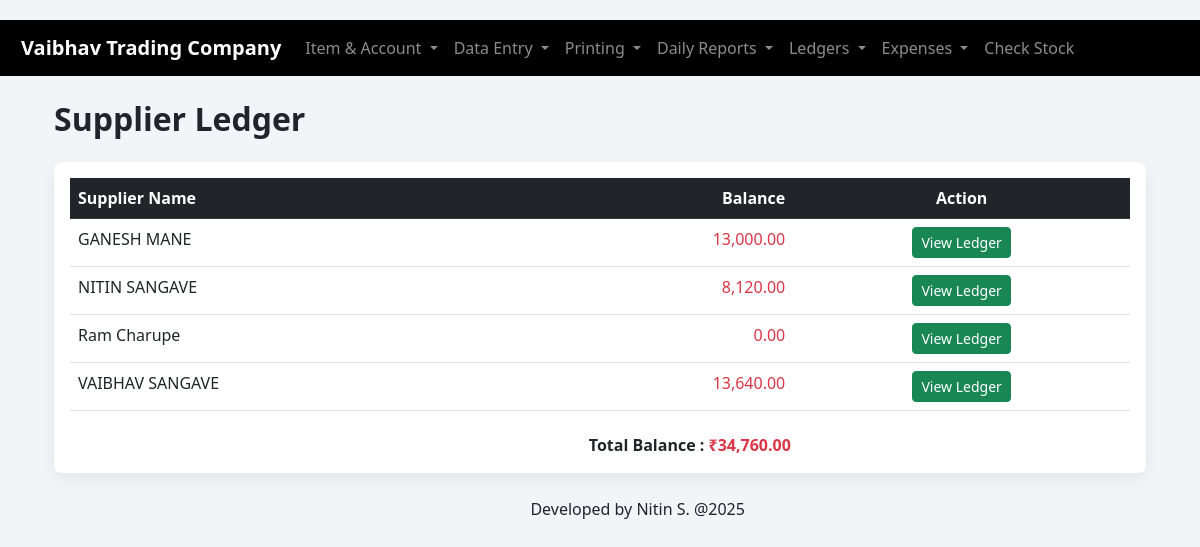
Page /blue-code/supplier_ledger.php on the committed database.
### tables this page shows
CREATE TABLE `accounts` (
  `id` int(11) NOT NULL,
  `name` varchar(255) NOT NULL,
  `type` enum('customer','supplier','other') NOT NULL DEFAULT 'other',
  `phone` varchar(50) DEFAULT NULL,
  `email` varchar(100) DEFAULT NULL,
  `address` text DEFAULT NULL,
  `created_at` timestamp NOT NULL DEFAULT current_timestamp()
);

### blue-code/supplier_ledger.php (the view, shortened to what this page needs)
<?php
include 'db.php';
    ?>
    <?php
include 'header.php';
$suppliers = $conn->query("SELECT id, name FROM accounts WHERE type='supplier' ORDER BY name ASC");
$supplier_ids = [];
while ($row = $suppliers->fetch_assoc()) {
    $supplier_ids[] = (int)$row['id'];
    $suppliers_list[] = $row;
}
$ids_str = implode(',', $supplier_ids);
$purchase_sums = [];
if (!empty($ids_str)) {
    $sql = "SELECT supplier_id, COALESCE(SUM(total_amount), 0) AS total_purchase FROM purchases WHERE supplier_id IN ({$ids_str}) GROUP BY supplier_id";
    $res = $conn->query($sql);
    while ($r = $res->fetch_assoc()) {
        $purchase_sums[$r['supplier_id']] = floatval($r['total_purchase']);
    }
    $sql2 = "SELECT supplier_id, COALESCE(SUM(amount), 0) AS total_payment FROM supplier_payments WHERE supplier_id IN ({$ids_str}) GROUP BY supplier_id";
    $res2 = $conn->query($sql2);
    while ($r = $res2->fetch_assoc()) {
        $payment_sums[$r['supplier_id']] = floatval($r['total_payment']);
    }
} else {
    $suppliers_list = [];
    $purchase_sums = [];
    $payment_sums = [];
}
$total_all_balance = 0.0;
foreach ($suppliers_list as $supplier) {
    $sid = (int)$supplier['id'];
    $total_purchases = $purchase_sums[$sid] ?? 0.0;
    $total_payments = $payment_sums[$sid] ?? 0.0;
    $balance = $total_purchases - $total_payments;
    $total_all_balance += $balance;
}
?>
<!DOCTYPE html>
<html lang="en">
<head>
    <link href="https://cdn.jsdelivr.net/npm/bootstrap@5.3.0/dist/css/bootstrap.min.css" rel="stylesheet" />
</head>
<body>
    <div class="container">
        <h2 class="mb-4 fw-bold">Supplier Ledger</h2>
        <div class="table-responsive ledger-table p-3 mb-4">
            <table class="table table-hover mb-0">
                <thead class="table-dark">
                    <tr>
                        <th>Supplier Name</th>
                        <th class="text-end">Balance</th>
                        <th class="text-center">Action</th>
                    </tr>
                </thead>
                <tbody>
                    <?php if (empty($suppliers_list)): ?>
                        <tr><td colspan="3" class="text-center text-muted">No suppliers found.</td></tr>
                    <?php else: ?>
                        <?php foreach ($suppliers_list as $c):
                            $sid = (int)$c['id'];
                            $total_purchases = $purchase_sums[$sid] ?? 0.0;
                            $total_payments = $payment_sums[$sid] ?? 0.0;
                            $balance = $total_purchases - $total_payments;
                        ?>
                        <tr>
                            <td><?= htmlspecialchars($c['name']) ?></td>
                            <td class="text-end <?= $balance >= 0 ? 'text-danger' : 'text-success' ?>">
                                <?= number_format($balance, 2) ?>
                            </td>
                            <td class="text-center">
                                <button class="btn btn-sm btn-success open-ledger" data-id="<?= $sid ?>" data-name="<?= htmlspecialchars($c['name']) ?>">
                                    View Ledger
                                </button>
                            </td>
                        </tr>
                        <?php endforeach; ?>
                    <?php endif; ?>
                </tbody>
            </table>
                        <div class="text-end fs-6 fw-bold" id="supp_total">
                            Total Balance :
                            <span class="<?= $total_all_balance >= 0 ? 'text-danger' : 'text-success' ?>">
                                ₹<?= number_format($total_all_balance, 2) ?>
                            </span>
                        </div>
        </div>
    </div>
    <?php include 'footer.php'; ?>
</body>
</html>

### blue-code/header.php (style rules this page uses)
body { padding: 20px; }

### blue-code/supplier_ledger.php (style rules this page uses)
body { background: #f2f4f7; padding: 20px; }
.ledger-table { background: white; border-radius: 8px; box-shadow: 0 6px 18px rgba(0, 0, 0, 0.06); }
#supp_total { margin-right: 32%; margin-top:2% }

### rows in the picture
accounts: name "GANESH MANE", id "13,000.00"
accounts: name "NITIN SANGAVE", id "8,120.00"
accounts: name "Ram Charupe", id "0.00"
accounts: name "VAIBHAV SANGAVE", id "13,640.00"

### other values in the picture
$total_all_balance "34,760.00"
